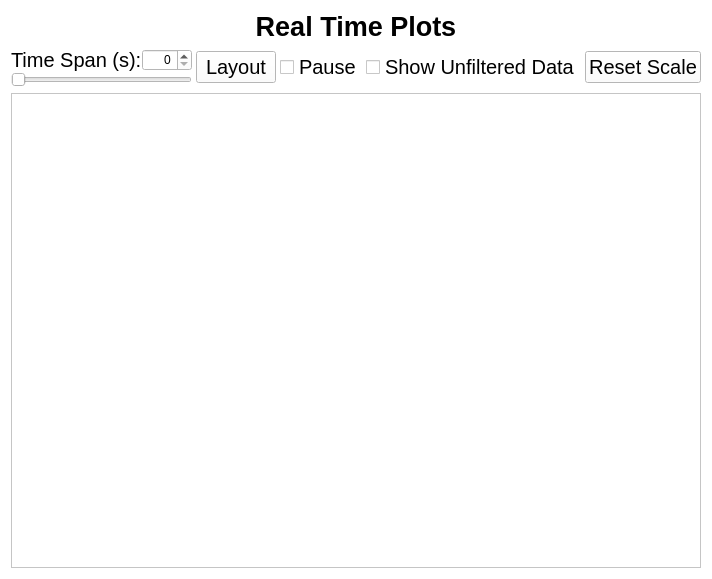
<?xml version="1.0" encoding="UTF-8"?>
<ui version="4.0">
 <class>Frame</class>
 <widget class="QFrame" name="Frame">
  <property name="geometry">
   <rect>
    <x>0</x>
    <y>0</y>
    <width>570</width>
    <height>579</height>
   </rect>
  </property>
  <property name="windowTitle">
   <string>Frame</string>
  </property>
  <property name="styleSheet">
   <string notr="true">*{
	background-color: rgb(255, 255, 255);
}



#headerLine{
	
	color: rgb(0, 0, 0);
}</string>
  </property>
  <layout class="QVBoxLayout" name="verticalLayout">
   <item>
    <widget class="QFrame" name="headerTab">
     <property name="frameShape">
      <enum>QFrame::NoFrame</enum>
     </property>
     <property name="frameShadow">
      <enum>QFrame::Raised</enum>
     </property>
     <layout class="QHBoxLayout" name="horizontalLayout_3">
      <property name="leftMargin">
       <number>0</number>
      </property>
      <property name="topMargin">
       <number>0</number>
      </property>
      <property name="rightMargin">
       <number>0</number>
      </property>
      <property name="bottomMargin">
       <number>0</number>
      </property>
      <item>
       <widget class="QLabel" name="titleLabel">
        <property name="font">
         <font>
          <pointsize>20</pointsize>
          <weight>75</weight>
          <bold>true</bold>
         </font>
        </property>
        <property name="text">
         <string>Real Time Plots</string>
        </property>
        <property name="alignment">
         <set>Qt::AlignCenter</set>
        </property>
       </widget>
      </item>
     </layout>
    </widget>
   </item>
   <item>
    <widget class="QFrame" name="optionsBar">
     <property name="frameShape">
      <enum>QFrame::NoFrame</enum>
     </property>
     <property name="frameShadow">
      <enum>QFrame::Raised</enum>
     </property>
     <layout class="QHBoxLayout" name="horizontalLayout_2">
      <property name="spacing">
       <number>4</number>
      </property>
      <property name="leftMargin">
       <number>0</number>
      </property>
      <property name="topMargin">
       <number>0</number>
      </property>
      <property name="rightMargin">
       <number>0</number>
      </property>
      <property name="bottomMargin">
       <number>0</number>
      </property>
      <item>
       <widget class="QFrame" name="lifespanFrame">
        <property name="frameShape">
         <enum>QFrame::NoFrame</enum>
        </property>
        <property name="frameShadow">
         <enum>QFrame::Raised</enum>
        </property>
        <layout class="QVBoxLayout" name="verticalLayout_3">
         <property name="spacing">
          <number>0</number>
         </property>
         <property name="leftMargin">
          <number>0</number>
         </property>
         <property name="topMargin">
          <number>0</number>
         </property>
         <property name="rightMargin">
          <number>0</number>
         </property>
         <property name="bottomMargin">
          <number>0</number>
         </property>
         <item alignment="Qt::AlignLeft">
          <widget class="QFrame" name="timeFrame">
           <property name="maximumSize">
            <size>
             <width>16777215</width>
             <height>16777215</height>
            </size>
           </property>
           <property name="frameShape">
            <enum>QFrame::NoFrame</enum>
           </property>
           <property name="frameShadow">
            <enum>QFrame::Raised</enum>
           </property>
           <layout class="QHBoxLayout" name="horizontalLayout">
            <property name="spacing">
             <number>0</number>
            </property>
            <property name="leftMargin">
             <number>0</number>
            </property>
            <property name="topMargin">
             <number>0</number>
            </property>
            <property name="rightMargin">
             <number>0</number>
            </property>
            <property name="bottomMargin">
             <number>0</number>
            </property>
            <item alignment="Qt::AlignLeft">
             <widget class="QLabel" name="label">
              <property name="font">
               <font>
                <pointsize>15</pointsize>
               </font>
              </property>
              <property name="text">
               <string>Time Span (s):</string>
              </property>
             </widget>
            </item>
            <item>
             <widget class="QSpinBox" name="lifeSpanSpinBox">
              <property name="minimumSize">
               <size>
                <width>50</width>
                <height>0</height>
               </size>
              </property>
              <property name="alignment">
               <set>Qt::AlignRight|Qt::AlignTrailing|Qt::AlignVCenter</set>
              </property>
             </widget>
            </item>
           </layout>
          </widget>
         </item>
         <item>
          <widget class="QSlider" name="lifeSpanSlider">
           <property name="orientation">
            <enum>Qt::Horizontal</enum>
           </property>
          </widget>
         </item>
        </layout>
       </widget>
      </item>
      <item>
       <widget class="QPushButton" name="layoutBtn">
        <property name="font">
         <font>
          <pointsize>15</pointsize>
         </font>
        </property>
        <property name="text">
         <string>Layout</string>
        </property>
       </widget>
      </item>
      <item>
       <widget class="QCheckBox" name="pauseBtn">
        <property name="font">
         <font>
          <pointsize>15</pointsize>
         </font>
        </property>
        <property name="text">
         <string>Pause</string>
        </property>
       </widget>
      </item>
      <item>
       <widget class="QCheckBox" name="unfilteredBtn">
        <property name="font">
         <font>
          <pointsize>15</pointsize>
         </font>
        </property>
        <property name="text">
         <string>Show Unfiltered Data</string>
        </property>
       </widget>
      </item>
      <item>
       <widget class="QPushButton" name="resetScaleBtn">
        <property name="font">
         <font>
          <pointsize>15</pointsize>
         </font>
        </property>
        <property name="text">
         <string>Reset Scale</string>
        </property>
       </widget>
      </item>
     </layout>
    </widget>
   </item>
   <item>
    <widget class="QScrollArea" name="scrollArea">
     <property name="widgetResizable">
      <bool>true</bool>
     </property>
     <widget class="QWidget" name="scrollAreaWidgetContents_2">
      <property name="geometry">
       <rect>
        <x>0</x>
        <y>0</y>
        <width>556</width>
        <height>502</height>
       </rect>
      </property>
      <layout class="QVBoxLayout" name="verticalLayout_4">
       <item>
        <layout class="QGridLayout" name="gridLayout">
         <item row="1" column="2">
          <widget class="PlotWidget" name="airspeedPlot" native="true"/>
         </item>
         <item row="1" column="1">
          <widget class="PlotWidget" name="voltagePlot" native="true"/>
         </item>
         <item row="0" column="1">
          <widget class="PlotWidget" name="torquePlot" native="true"/>
         </item>
         <item row="0" column="2">
          <widget class="PlotWidget" name="rpmPlot" native="true"/>
         </item>
         <item row="1" column="0">
          <widget class="PlotWidget" name="currentPlot" native="true"/>
         </item>
         <item row="2" column="0">
          <widget class="PlotWidget" name="acelerationPlot" native="true"/>
         </item>
         <item row="2" column="1">
          <widget class="PlotWidget" name="escTempPlot" native="true"/>
         </item>
         <item row="2" column="2">
          <widget class="PlotWidget" name="motorTempPlot" native="true"/>
         </item>
         <item row="0" column="0">
          <widget class="PlotWidget" name="thrustPlot" native="true"/>
         </item>
        </layout>
       </item>
      </layout>
     </widget>
    </widget>
   </item>
  </layout>
 </widget>
 <customwidgets>
  <customwidget>
   <class>PlotWidget</class>
   <extends>QWidget</extends>
   <header>pyqtgraph</header>
   <container>1</container>
  </customwidget>
 </customwidgets>
 <resources/>
 <connections/>
</ui>
